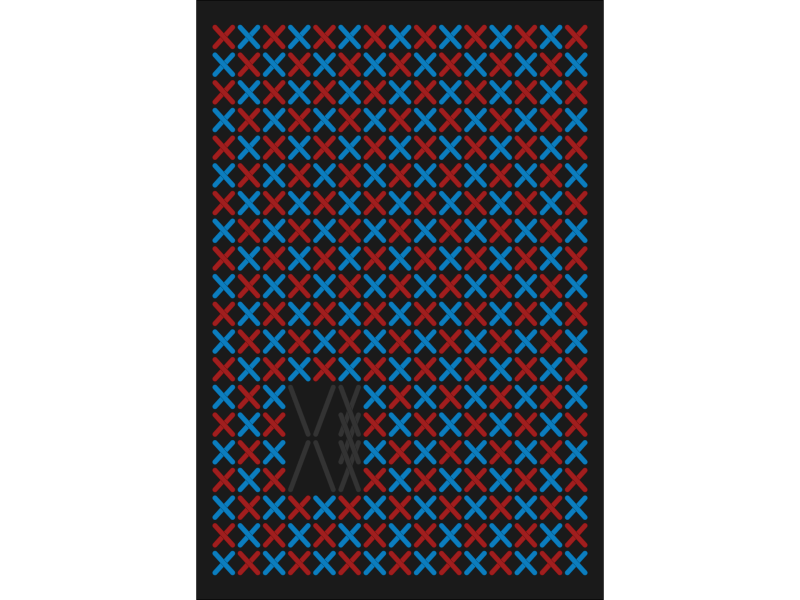
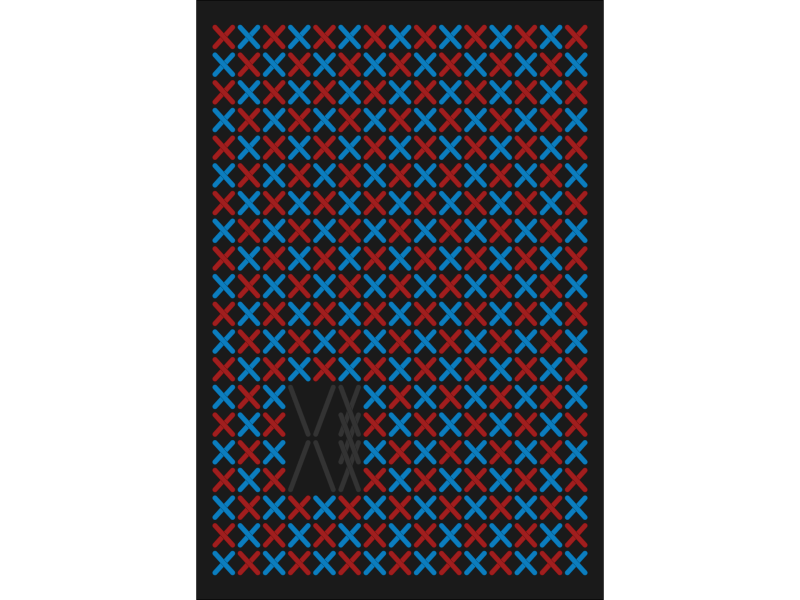

These figures' R source, in order:
#-------------------------------------------------------------------------------
# cross-stitch.r
#-------------------------------------------------------------------------------
#' create a cross stitch chart
#' requires a pattern with the following:
#' - row
#' - column
#' - width x (default 1)
#' - width y (default 1)
#' - colour
#' - direction (/ < or X (default))
#' will need to play with the chart parameters to adjust for the number of
#' stitches, so the corners can be seen
#' other ideas
#' - border size
#' - coord_fixed ratio 1.1
#' - calculate save ratio
#-------------------------------------------------------------------------------

library(tidyverse)

#---- chart parameters ----

padding <- 0.3

line_width <- 1.5

background_colour <- "grey10"

height_inches <- 6

coord_fixed_ratio <- 1.1

expand_mult <- 0.05

#---- create the pattern ----

base <- crossing(col = 1:15, row = 1:20) |>
  mutate(
    width = 1,
    height = 1,
    colour = if_else((col + row) %% 2 == 0, "#a01e1e", "#0c7dbe"),
    type = "X"
  ) |>
  filter(
    !(col %in% 4:6 & row %in% 14:17)
  ) |>
  add_row(
    col = 4, row = 14, width = 1, height = 2, colour = "grey20", type = "/"
  ) |>
  add_row(
    col = 5, row = 14, width = 1, height = 2, colour = "grey20", type = "<"
  ) |>
  add_row(
    col = 4, row = 16, width = 1, height = 2, colour = "grey20", type = "<"
  ) |>
  add_row(
    col = 5, row = 16, width = 1, height = 2, colour = "grey20", type = "/"
  ) |> 
  add_row(
    col = 6, row = 14:16, width = 1, height = 2, colour = "grey20", type = "X"
  )

#---- split out the / direction stitches and set start and end points ----

base_slash <- base |>
  filter(type %in% c("X", "/")) |>
  mutate(
    border_col = colorspace::darken(colour, 0.3),
    x = (col + width / 2) - (width - padding) / 2,
    xend = (col + width / 2) + (width - padding) / 2,
    y = (row + height / 2) - (height - padding) / 2,
    yend = (row + height / 2) + (height - padding) / 2
  )

#---- split out the \ (<) direction stitches and set start and end points ----

base_backslash <- base |>
  filter(type %in% c("X", "<")) |>
  mutate(
    border_col = colorspace::darken(colour, 0.3),
    x = (col + width / 2) - (width - padding) / 2,
    xend = (col + width / 2) + (width - padding) / 2,
    y = (row + height / 2) + (height - padding) / 2,
    yend = (row + height / 2) - (height - padding) / 2
  )

#---- create the chart ----

ggplot() +
  geom_segment(
    data = base_backslash,
    aes(
      x = x, xend = xend, y = y, yend = yend,
      colour = border_col
    ),
    linewidth = line_width * 1.2,
    lineend = "round"
  ) +
  geom_segment(
    data = base_backslash,
    aes(
      x = x, xend = xend, y = y, yend = yend,
      colour = colour
    ),
    linewidth = line_width,
    lineend = "round"
  ) +
  geom_segment(
    data = base_slash,
    aes(
      x = x, xend = xend, y = y, yend = yend,
      colour = border_col
    ),
    linewidth = line_width * 1.2,
    lineend = "round"
  ) +
  geom_segment(
    data = base_slash,
    aes(
      x = x, xend = xend, y = y, yend = yend,
      colour = colour
    ),
    linewidth = line_width,
    lineend = "round"
  ) +
  scale_x_continuous(expand = expansion(mult = c(expand_mult, expand_mult))) +
  scale_y_reverse(expand = expansion(mult = c(expand_mult, expand_mult))) +
  scale_colour_identity() +
  coord_fixed(ratio = 1.1) +
  theme_void() +
  theme(
    panel.background = element_rect(fill = background_colour)
  )

#---- save ----

width <- max(base$col)

height <- max(base$row)

ratio <- (height * (coord_fixed_ratio + expand_mult + expand_mult)) /
  ((width * (1 + expand_mult + expand_mult)))

ggsave(
  "outputs/seed-9919_steps-b-m10x-m10y.png",
  #"outputs/cross-stitch.png",
  height = height_inches,
  width = height_inches / ratio,
  dpi = 300
)

#-------------------------------------------------------------------------------
